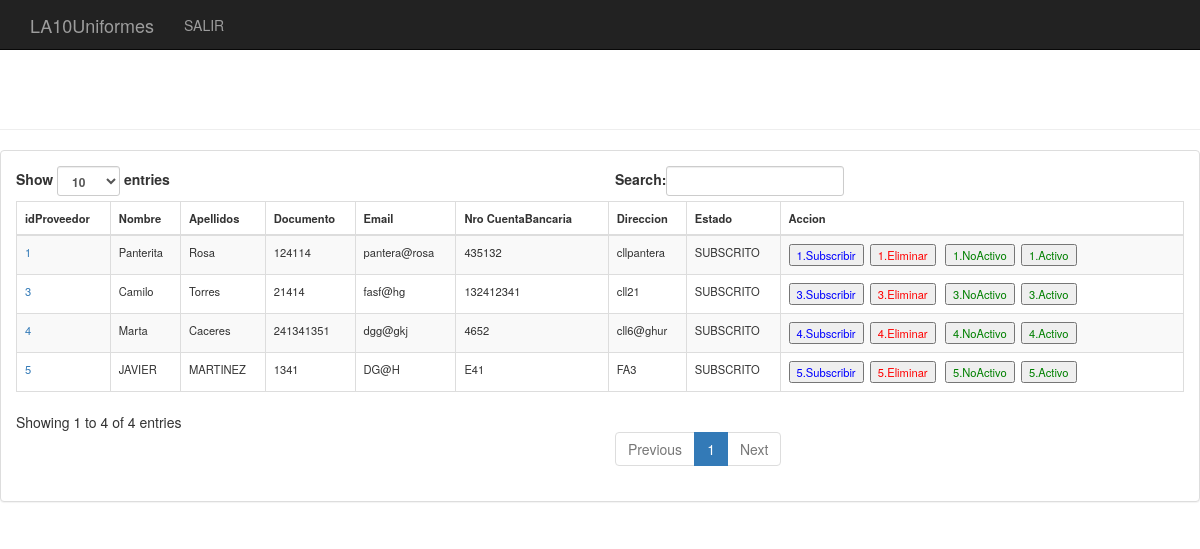
Page /GUI/Administrador/Paginas/verProveedores.php on the committed database.
### tables this page shows
CREATE TABLE `proveedor` (
  `idProveedor` int(11) NOT NULL AUTO_INCREMENT,
  `nombre` varchar(70) NOT NULL,
  `apellido` varchar(70) NOT NULL,
  `documento` varchar(70) NOT NULL,
  `email` varchar(70) NOT NULL,
  `contrasena` varchar(70) NOT NULL,
  `nroCuentaBancaria` varchar(70) NOT NULL,
  `direccion` varchar(70) NOT NULL,
  `estado` varchar(70) NOT NULL,
  PRIMARY KEY (`idProveedor`)
);

### GUI/Administrador/Paginas/verProveedores.php (the view, shortened to what this page needs)
<html lang="en">
    <head>
    <link type="text/css" href="..\..\Componentes\css\estiloFormularios.css" rel="stylesheet"><!estilo principal>
    <link href="../../Componentes/boostrapCss/bootstrap.min.css" rel="stylesheet">
</head>
<body>
    <br>
    <br>
    <nav class="navbar navbar-inverse navbar-fixed-top" role="navigation">
        <div class="container">
            <div class="navbar-header">
                <a class="navbar-brand" href="Inicio.php">LA10Uniformes</a>
            </div>
            <div class="collapse navbar-collapse" id="bs-example-navbar-collapse-1">
                <ul class="nav navbar-nav">
                    <li>
                        <a href="login.php">SALIR</a>
                    </li>
                </ul>
            </div>
        </div>
    </nav>
    <div id="wrapper">
        <div id="page-wrapper">
            <div class="row">
                <div class="col-lg-12">
                    <h1 class="page-header" style="color: white">Tabla Proveedores</h1>
                </div>
            </div>
            <div class="row">
                <div class="col-lg-12">
                    <div class="panel panel-default">
                        <div class="panel-body">
                            <div class="dataTable_wrapper">
                                <table class="table table-striped table-bordered table-hover" id="dataTables-example">
                                    <thead>
                                        <tr>
                                            <th>idProveedor</th>
                                            <th>Nombre</th>
                                            <th>Apellidos</th>
                                            <th>Documento</th>
                                            <th>Email</th>
                                            <th>Nro CuentaBancaria</th>
                                            <th>Direccion</th>
                                            <th>Estado</th>
                                            <th>Accion</th>
                                        </tr>
                                    </thead>
                                    <tbody>
                                    <form  <f method="post" action="../../../Clases/ControlProveedor.php" enctype="multipart/form-data" >
                                            <?php
                                            $link = Conectarse();
                                            $resulta = mysql_query("SELECT * FROM proveedor;", $link);
                                            while ($row = mysql_fetch_row($resulta)) {
                                                $consul = $row[0];
                                                $result = mysql_query("select * from proveedor where idProveedor= " . $consul . ";");
                                                while ($fila = mysql_fetch_array($result)) {
                                                    echo "<tr class='even gradeC'>";
                                                    echo"<td><a href='Modificar_Datos_Proveedor.php?id=" . $fila[0] . "'>$fila[0]</a></td>";
                                                    echo"<td>" . $fila[1] . "</td>";
                                                    echo"<td>" . $fila[2] . "</td>";
                                                    echo"<td>" . $fila[3] . "</td>";
                                                    echo"<td>" . $fila[4] . "</td>";
                                                    echo"<td>" . $fila[6] . "</td>";
                                                    echo"<td>" . $fila[7] . "</td>";
                                                    echo"<td>" . $fila[8] . "</td>";
                                                    echo"<td><input type=submit name= Subscribir value= " . $fila[0] . ".Subscribir id=Subscribir> </input>&nbsp<input type=submit name=Eliminar value= " . $fila[0] . ".Eliminar id= Eliminar> &nbsp <input type=submit name=NoActivo value= " . $fila[0] . ".NoActivo id=NoActivo> &nbsp<input type=submit name=Activo value= " . $fila[0] . ".Activo id= Activo></td>";
                                                    echo "</tr>";
                                                }
                                            }
                                            ?>
                                    </form>
                                    </tbody>
                                </table>
                            </div>
                        </div>
                    </div>
                </div>
            </div>
        </div>
    </div>
</body>
</html>

### GUI/Componentes/CSS/estiloFormularios.css (style rules this page uses)
@media screen and (max-width:1300px) { html,body { font-size: 80%; } }
@media screen and (max-width:1300px) { input,textarea,select,table { width: 80%; font-size: 80%; } }
nav { background-color:#666666; color: white; width: 100%; height: 5%; }
nav ul { list-style: none; }
nav li { float: left; width: 25%; }
nav ul li a { padding:10px 20px; display: block; color:black; text-decoration: none; }
#subscribir { width:auto; height: auto; color: blue; }
#eliminar { width:auto; height: auto; color: red; }
#activo { width:auto; height: auto; color: green; }
#noactivo { width:auto; height: auto; color: green; }

### rows in the picture
proveedor: idProveedor "1", nombre "Panterita", apellido "Rosa", documento "124114", email "pantera@rosa", nroCuentaBancaria "435132", direccion "cllpantera", estado "SUBSCRITO", Subscribir "1.Subscribir", Eliminar "1.Eliminar", NoActivo "1.NoActivo", Activo "1.Activo"
proveedor: idProveedor "3", nombre "Camilo", apellido "Torres", documento "21414", email "fasf@hg", nroCuentaBancaria "132412341", direccion "cll21", estado "SUBSCRITO", Subscribir "3.Subscribir", Eliminar "3.Eliminar", NoActivo "3.NoActivo", Activo "3.Activo"
proveedor: idProveedor "4", nombre "Marta", apellido "Caceres", documento "241341351", email "dgg@gkj", nroCuentaBancaria "4652", direccion "cll6@ghur", estado "SUBSCRITO", Subscribir "4.Subscribir", Eliminar "4.Eliminar", NoActivo "4.NoActivo", Activo "4.Activo"
proveedor: idProveedor "5", nombre "JAVIER", apellido "MARTINEZ", documento "1341", email "DG@H", nroCuentaBancaria "E41", direccion "FA3", estado "SUBSCRITO", Subscribir "5.Subscribir", Eliminar "5.Eliminar", NoActivo "5.NoActivo", Activo "5.Activo"
